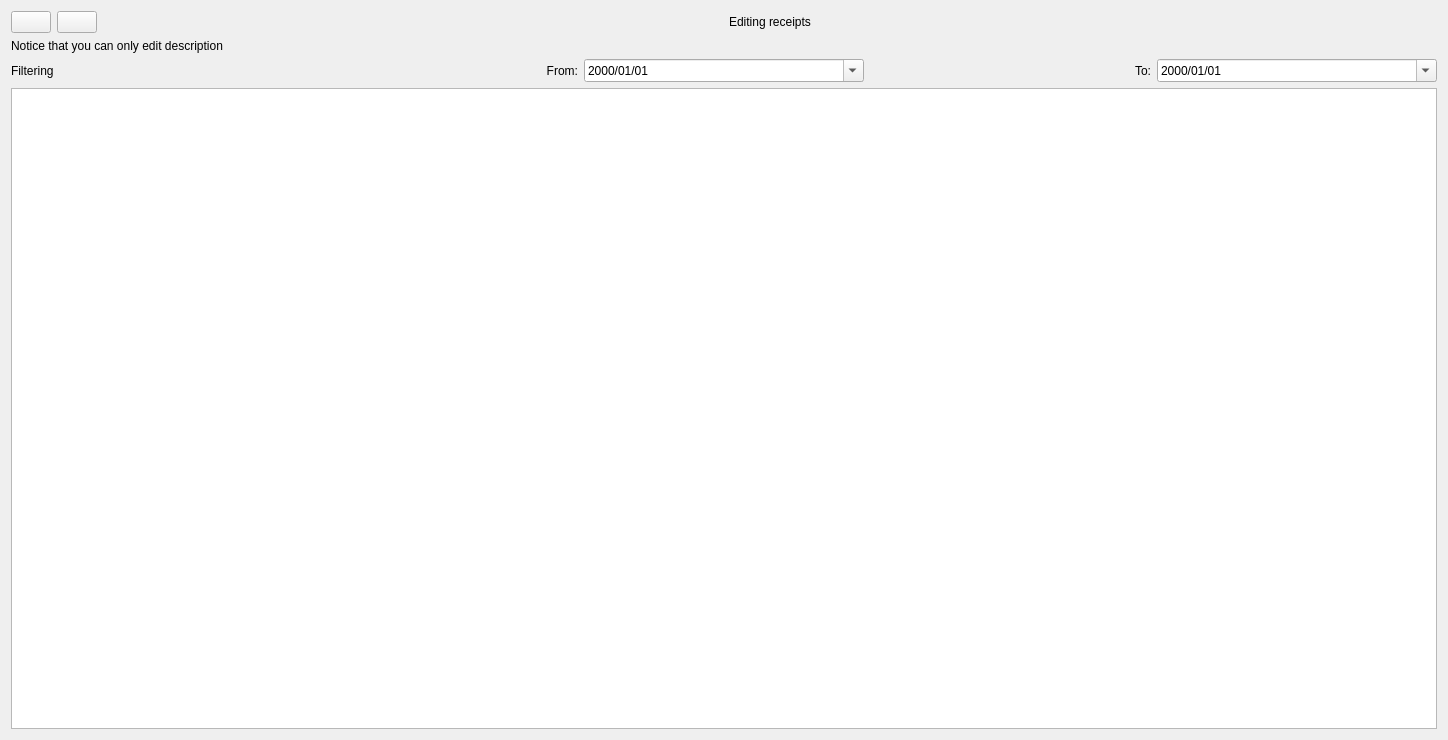
<?xml version="1.0" encoding="UTF-8"?>
<ui version="4.0">
 <class>ChangeReceipt</class>
 <widget class="QWidget" name="ChangeReceipt">
  <property name="geometry">
   <rect>
    <x>0</x>
    <y>0</y>
    <width>1448</width>
    <height>740</height>
   </rect>
  </property>
  <property name="windowTitle">
   <string>Form</string>
  </property>
  <layout class="QVBoxLayout" name="verticalLayout">
   <item>
    <layout class="QHBoxLayout" name="horizontalLayout" stretch="0,0,1">
     <item>
      <widget class="QPushButton" name="retButton">
       <property name="text">
        <string/>
       </property>
       <property name="icon">
        <iconset resource="resource.qrc">
         <normaloff>:/return.png</normaloff>:/return.png</iconset>
       </property>
      </widget>
     </item>
     <item>
      <widget class="QPushButton" name="relButton">
       <property name="text">
        <string/>
       </property>
       <property name="icon">
        <iconset resource="resource.qrc">
         <normaloff>:/arrow.png</normaloff>:/arrow.png</iconset>
       </property>
      </widget>
     </item>
     <item>
      <widget class="QLabel" name="label">
       <property name="text">
        <string>Editing receipts</string>
       </property>
       <property name="alignment">
        <set>Qt::AlignCenter</set>
       </property>
      </widget>
     </item>
    </layout>
   </item>
   <item>
    <layout class="QHBoxLayout" name="horizontalLayout_3">
     <item>
      <widget class="QLabel" name="label_5">
       <property name="text">
        <string>Notice that you can only edit description</string>
       </property>
      </widget>
     </item>
    </layout>
   </item>
   <item>
    <layout class="QHBoxLayout" name="horizontalLayout_2" stretch="0,0,0,0,0">
     <item>
      <widget class="QLabel" name="label_2">
       <property name="text">
        <string>Filtering</string>
       </property>
      </widget>
     </item>
     <item>
      <widget class="QLabel" name="label_3">
       <property name="text">
        <string>From:</string>
       </property>
       <property name="alignment">
        <set>Qt::AlignRight|Qt::AlignTrailing|Qt::AlignVCenter</set>
       </property>
      </widget>
     </item>
     <item>
      <widget class="QDateEdit" name="fromdateEdit">
       <property name="displayFormat">
        <string>yyyy/MM/dd</string>
       </property>
       <property name="calendarPopup">
        <bool>true</bool>
       </property>
      </widget>
     </item>
     <item>
      <widget class="QLabel" name="label_4">
       <property name="text">
        <string>To:</string>
       </property>
       <property name="alignment">
        <set>Qt::AlignRight|Qt::AlignTrailing|Qt::AlignVCenter</set>
       </property>
      </widget>
     </item>
     <item>
      <widget class="QDateEdit" name="todateEdit">
       <property name="displayFormat">
        <string>yyyy/MM/dd</string>
       </property>
       <property name="calendarPopup">
        <bool>true</bool>
       </property>
      </widget>
     </item>
    </layout>
   </item>
   <item>
    <widget class="QTableWidget" name="tableWidget"/>
   </item>
  </layout>
 </widget>
 <resources>
  <include location="resource.qrc"/>
 </resources>
 <connections/>
</ui>
